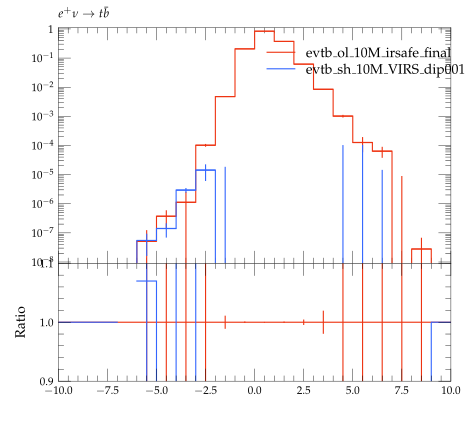

Recreate this plot in Python.
#! /usr/bin/env python

# This Python script was auto-generated using YODA v2.0.0.
# Analysis object: /evtb/cutEg_jb_y
# Timestamp: 16-04-2024 (13:49:16)

import matplotlib as mpl
import matplotlib.pyplot as plt
mpl.use('Agg') # comment out for interactive use
import os
import numpy as np

plotDir = os.path.split(os.path.realpath(__file__))[0]
if 'YODA_USER_PLOT_PATH' in globals():
    plot_outdir = globals()['YODA_USER_PLOT_PATH']
else:
    plot_outdir = plotDir

#plot style
plt.style.use(os.path.join(plotDir, '../default.mplstyle'))
# plot metadata
figW, figH = plt.rcParams['figure.figsize']
ax_xLabel = r''
ax_yLabel = r''
ax_title  = r'$e^+ \nu \to t \bar b$'
ax_xScale = 'linear'
ax_yScale = 'log'
xLims = (-10.0, 10.0)
yLims = (9.000000000000001e-09, 1.1)

# TeX-friendly labels for the legend
labels = [ r"evtb\_ol\_10M\_irsafe\_final", r"evtb\_sh\_10M\_VIRS\_dip001\_irsafe\_final" ]

# Create figure and axis objects
fig, (ax, ratio0_ax) = plt.subplots(2, 1, sharex=True,
                  figsize=(figW,figH), gridspec_kw={'height_ratios': (2, 1)})
ratio0_ax.yaxis.set_major_locator(mpl.ticker.MultipleLocator(0.1))
ratio0_ax.set_ylim(0.9, 1.1)
ratio0_ax.set_ylabel('Ratio')

# LineColor map: curve index -> color
linecolors = {0: '#EE3311', 1: '#3366FF'}
# the numerical data is stored in a separate file
dataf = dict()
prefix = os.path.split(__file__)[0]
if prefix:    prefix = prefix + '/'
exec(open(prefix+'cutEg_jb_y__data.py').read(), dataf)


legend_handles = [] # keep track of handles for the legend

# style options for curves
# starts at zorder>=5 to draw curve on top of legend
styles = {
  'curve0': {
    'color' : linecolors[0],
    'linestyle' : '-',
    'marker' : 'o',
    'zorder' : 5,
    'histstyle' : True,
  },
  'curve1': {
    'color' : linecolors[1],
    'linestyle' : '-',
    'marker' : 'o',
    'zorder' : 6,
    'histstyle' : True,
  },
}
# curve from input yoda files in main panel
for label in dataf['yvals'].keys():
    if all(np.isnan(v) for v in dataf['yvals'][label]):
        continue
    tmp = None
    if styles[label]['histstyle']: # draw as histogram
        tmp, = ax.plot(dataf['xedges'], dataf['yedges'][label],
                       color=styles[label]['color'],
                       linestyle=styles[label]['linestyle'],
                       drawstyle='steps-pre', solid_joinstyle='miter',
                       zorder=styles[label]['zorder'], label=label)
        ax.errorbar(dataf['xpoints'], dataf['yvals'][label], color=styles[label]['color'],
                    xerr=dataf['xerrs'], yerr=[dataf['ydowns'][label], dataf['yups'][label]],
                    linestyle='none', zorder=styles[label]['zorder'])
    else: # draw as scatter
        tmp = ax.errorbar(dataf['xpoints'], dataf['yvals'][label],
                          xerr=dataf['xerrs'],
                          yerr=[ dataf['ydowns'][label],
                          dataf['yups'][label] ],
                          fmt=styles[label]['marker'],
                          ecolor=styles[label]['color'],
                          color=styles[label]['color'], zorder=2)
        tmp[-1][0].set_linestyle(styles[label]['linestyle'])
    legend_handles += [tmp]
    for varLabel in dataf['variation_yvals'].keys():
        if varLabel.startswith(label):
            tmp, = ax.plot(dataf['xedges'], dataf['variation_yvals'][varLabel],
                           color=styles[label]['color'],
                           linestyle=styles[label]['linestyle'],
                           drawstyle='steps-pre', solid_joinstyle='miter',
                           zorder=styles[label]['zorder'], alpha=0.5)


# plots on ratio panel
# curve from input yoda files in ratio panel
for label, yvals in dataf['ratio0_yvals'].items():
    if all(np.isnan(v) for v in yvals):
        continue
    if styles[label]['histstyle']: # plot as histogram
        ratio0_ax.plot(dataf['xedges'], yvals,
                       color=styles[label]['color'],
                       linestyle=styles[label]['linestyle'],
                       drawstyle='steps-pre', zorder=1,
                       solid_joinstyle='miter')
        ratio0_ax.vlines(dataf['xpoints'],
                         dataf['ratio0_ymin'][label],
                         dataf['ratio0_ymax'][label],
                         color=styles[label]['color'], zorder=1)
    else: # plot as scatter
        tmp = ratio0_ax.errorbar(dataf['xpoints'],
                                 yvals, xerr=dataf['xerrs'],
                                 yerr=dataf['ratio0_yerrs'][label],
                                 fmt=styles[label]['marker'],
                                 ecolor=styles[label]['color'],
                                 color=styles[label]['color'])
        tmp[-1][0].set_linestyle(styles[label]['linestyle'])

    for varlabel in dataf['ratio0_variation_vals'].keys():
        if varlabel.startswith(label):
            ratio0_ax.plot(dataf['xedges'],
                            dataf['ratio0_variation_vals'][varlabel],
                            color=styles[label]['color'],
                            linestyle=styles[label]['linestyle'],
                            drawstyle='steps-pre', solid_joinstyle='miter',
                            zorder=1, alpha=0.5)

legend_pos = (0.5, 0.97)
ax.legend(legend_handles, labels, loc='upper left', bbox_to_anchor=legend_pos)

# set plot metadata as defined above
ratio0_ax.set_xlabel(ax_xLabel)
ratio0_ax.xaxis.set_label_coords(1., -.15)
ax.set_ylabel(ax_yLabel, loc='top')
ax.set_title(ax_title, loc='left')
ax.set_xscale(ax_xScale)
ax.set_yscale(ax_yScale)
ax.set_xlim(xLims)
ax.set_ylim(yLims)

# tick formatting
plt.rcParams['xtick.top'] = True
plt.rcParams['ytick.right'] = True
ax.yaxis.set_major_locator(mpl.ticker.LogLocator(base=10.0, numticks=np.inf))
ax.yaxis.set_minor_locator(mpl.ticker.LogLocator(
                           base=10.0, subs=np.arange(0.1, 1, 0.1), numticks=np.inf))
fig.align_ylabels((ax, ratio0_ax))
plt.savefig(os.path.join(plot_outdir, 'cutEg_jb_y.pdf'), format='PDF')
plt.savefig(os.path.join(plot_outdir, 'cutEg_jb_y.png'), format='PNG')

plt.close(fig)
